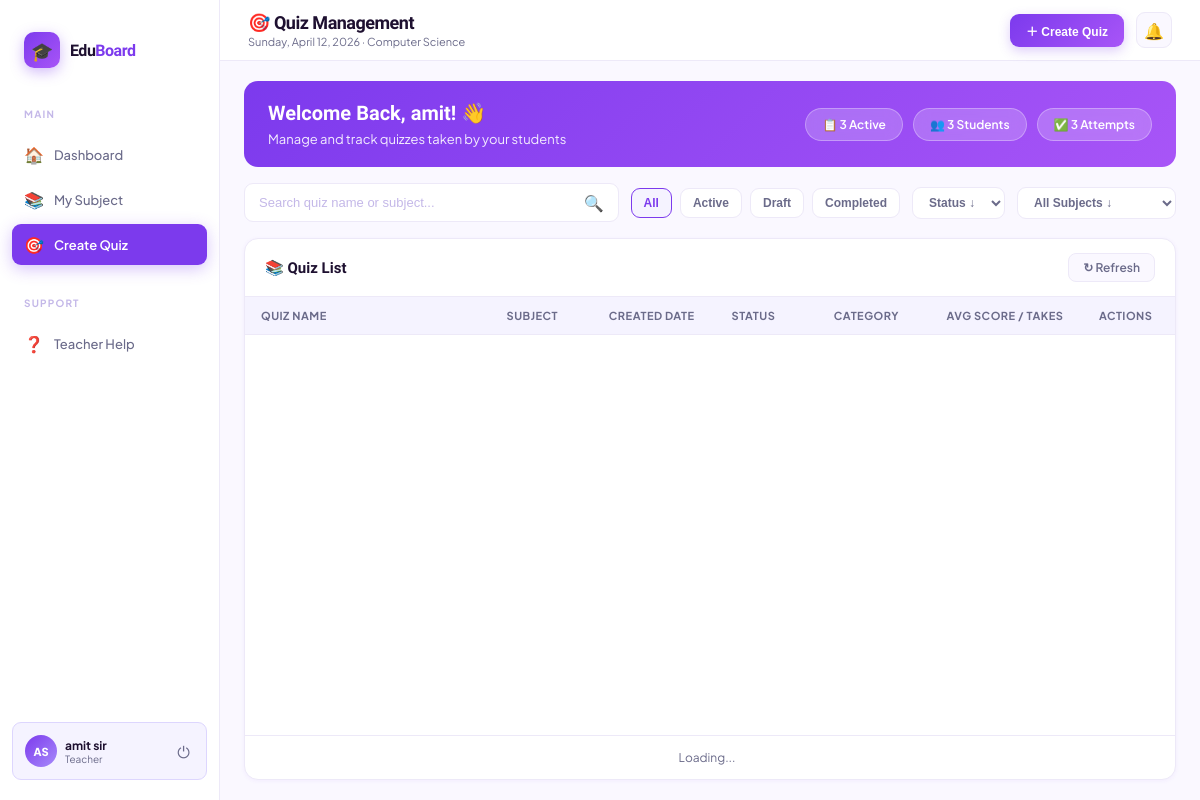
The page /create-quiz (signed in) on the database its author committed.
### app.py (models this page shows)
class User(db.Model):
    id            = db.Column(db.Integer, primary_key=True)
    first_name    = db.Column(db.String(80),  nullable=False)
    last_name     = db.Column(db.String(80),  nullable=False)
    email         = db.Column(db.String(150), unique=True, nullable=False)
    password_hash = db.Column(db.String(256), nullable=False)
    role          = db.Column(db.String(20),  default='student')   # student | teacher
    grade         = db.Column(db.String(20),  nullable=True)       # student only
    section       = db.Column(db.String(20),  nullable=True)       # student only
    subject       = db.Column(db.String(80),  nullable=True)       # teacher only
    staff_id      = db.Column(db.String(40),  nullable=True)       # teacher only
    created_at    = db.Column(db.DateTime,    default=datetime.utcnow)
    quiz_attempts = db.relationship('QuizAttempt', backref='user', lazy=True)
    @property
    def full_name(self):
        return f"{self.first_name} {self.last_name}"
    @property
    def initials(self):
        return f"{self.first_name[0]}{self.last_name[0]}".upper()

### app.py (the view)
@app.route('/create-quiz')
@login_required
def create_quiz():
    import json
    user = current_user()
    if user.role != 'teacher':
        return redirect(url_for('dashboard'))
    teacher_quizzes = (TeacherQuiz.query
                       .filter_by(teacher_id=user.id)
                       .order_by(TeacherQuiz.created_at.desc()).all())
    quizzes_list = []
    for tq in teacher_quizzes:
        attempts = QuizAttempt.query.filter_by(
            subject=tq.subject, difficulty=tq.difficulty
        ).all()
        student_count = len(set(a.user_id for a in attempts if a.user_id))
        avg_score = round(sum(a.percentage for a in attempts) / len(attempts), 1) if attempts else 0
        quizzes_list.append({
            'id':          tq.id,
            'name':        tq.name,
            'subject':     tq.subject,
            'difficulty':  tq.difficulty,
            'category':    tq.category,
            'description': tq.description or '',
            'questions':   tq.questions,
            'duration':    tq.duration,
            'status':      'Active' if tq.status == 'active' else 'Draft',
            'students':    student_count,
            'avg_score':   avg_score,
            'createdDate': tq.created_at.strftime('%b %d, %Y'),
        })
    quiz_stats = {
        'active':         len([q for q in quizzes_list if q['status'] == 'Active']),
        'total_students': db.session.query(QuizAttempt.user_id).distinct().count(),
        'total_attempts': sum(q['students'] for q in quizzes_list),
    }
    return render_template('quiz_management.html', user=user,
                           quizzes_json=json.dumps(quizzes_list),
                           quiz_stats=quiz_stats,
                           now=datetime.now().strftime('%A, %B %d, %Y'))

### app.py (called while the page is built)
def login_required(f):
    @wraps(f)
    def decorated(*args, **kwargs):
        if 'user_id' not in session:
            return redirect(url_for('login'))
        return f(*args, **kwargs)
    return decorated

def current_user():
    if 'user_id' in session:
        return User.query.get(session['user_id'])
    return None

### templates/quiz_management.html (shortened to what this page needs)
<!DOCTYPE html>
<html lang="en">
<head>
</head>
<body>
<aside class="sidebar">
  <div class="brand">
    <div class="brand-icon">🎓</div>
    <div class="brand-name">Edu<span>Board</span></div>
  </div>
  <div class="nav-section">
    <span class="nav-section-label">Main</span>
    <a href="/teacher-dashboard" class="nav-link">
      <span class="nav-link-icon">🏠</span><span>Dashboard</span>
    </a>
    <a href="/my-subject" class="nav-link">
      <span class="nav-link-icon">📚</span><span>My Subject</span>
    </a>
    <a href="/create-quiz" class="nav-link active">
      <span class="nav-link-icon">🎯</span><span>Create Quiz</span>
    </a>
  </div>
  <div class="nav-section">
    <span class="nav-section-label">Support</span>
    <a href="#" class="nav-link" onclick="openHelp(); return false;">
      <span class="nav-link-icon">❓</span><span>Teacher Help</span>
    </a>
  </div>
  <div class="sidebar-user">
    <div class="su-avatar">{{ user.initials }}</div>
    <div class="su-info">
      <div class="su-name">{{ user.full_name }}</div>
      <div class="su-role">Teacher</div>
    </div>
    <a href="/logout" style="font-size:16px;color:var(--muted);padding:4px;transition:color .2s;text-decoration:none" title="Logout">⏻</a>
  </div>
</aside>
<div class="content">
  <div class="topbar">
    <div class="topbar-left">
      <h1>🎯 Quiz Management</h1>
      <p>{{ now }} · {{ user.subject or "All Subjects" }}</p>
    </div>
    <div class="topbar-right">
      <button class="action-btn" onclick="openCreateQuiz()">＋ Create Quiz</button>
      <div class="icon-btn" title="Notifications">🔔</div>
    </div>
  </div>
  <div class="main">
    <div class="header-section">
      <div class="header-left">
        <h2>Welcome Back, {{ user.first_name }}! 👋</h2>
        <p>Manage and track quizzes taken by your students</p>
      </div>
      <div class="header-right">
        <div class="stat-pill">📋 <span id="pill-active">{{ quiz_stats.active }}</span> Active</div>
        <div class="stat-pill">👥 <span id="pill-students">{{ quiz_stats.total_students }}</span> Students</div>
        <div class="stat-pill">✅ <span id="pill-total">{{ quiz_stats.total_attempts }}</span> Attempts</div>
      </div>
    </div>
    <div class="toolbar">
      <div class="search-box">
        <input type="text" id="searchInput" placeholder="Search quiz name or subject...">
        <span>🔍</span>
      </div>
      <div class="filter-group">
        <button class="filter-btn active" onclick="filterQuizzes('all')">All</button>
        <button class="filter-btn" onclick="filterQuizzes('active')">Active</button>
        <button class="filter-btn" onclick="filterQuizzes('draft')">Draft</button>
        <button class="filter-btn" onclick="filterQuizzes('completed')">Completed</button>
      </div>
      <select class="filter-select" id="statusFilter" onchange="filterQuizzes('status')">
        <option value="">Status ↓</option>
      </select>
      <select class="filter-select" id="categoryFilter" onchange="filterQuizzes('category')">
        <option value="">All Subjects ↓</option>
      </select>
    </div>
    <div class="quiz-table-wrapper">
      <div class="table-header" style="display:flex;align-items:center;justify-content:space-between">
        <div class="table-title">📚 Quiz List</div>
        <button onclick="location.reload()" style="background:var(--bg);border:1.5px solid var(--border);border-radius:8px;padding:6px 14px;font-size:12px;font-weight:600;color:var(--muted);cursor:pointer;font-family:inherit" title="Reload to see latest student attempts">↻ Refresh</button>
      </div>
      <div class="table-scroll">
        <table class="quiz-table" id="quizTable">
          <thead>
            <tr>
              <th style="width: 240px">Quiz Name</th>
              <th style="width: 100px">Subject</th>
              <th style="width: 120px">Created Date</th>
              <th style="width: 100px">Status</th>
              <th style="width: 110px">Category</th>
              <th style="width: 120px">Avg Score / Takes</th>
              <th style="width: 90px">Actions</th>
            </tr>
          </thead>
        </table>
      </div>
      <div class="pagination">
        <span id="pag-info">Loading...</span>
      </div>
    </div>
  </div>
</div>
</body>
</html>

### rows shown on the page
User: initials "AS", full_name "amit sir", subject "Computer Science", first_name "amit"

### other values the page prints
{{ quiz_stats.active }} "3"
{{ quiz_stats.total_students }} "3"
{{ quiz_stats.total_attempts }} "3"
